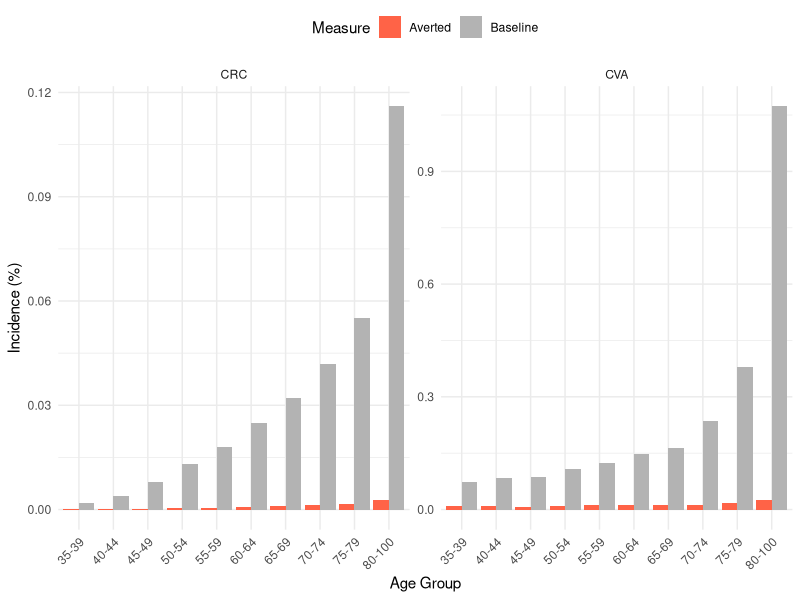
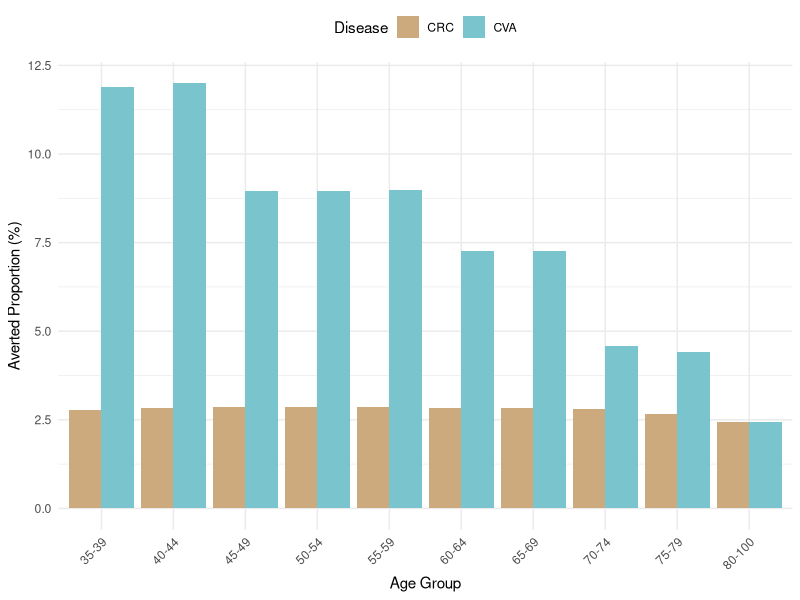
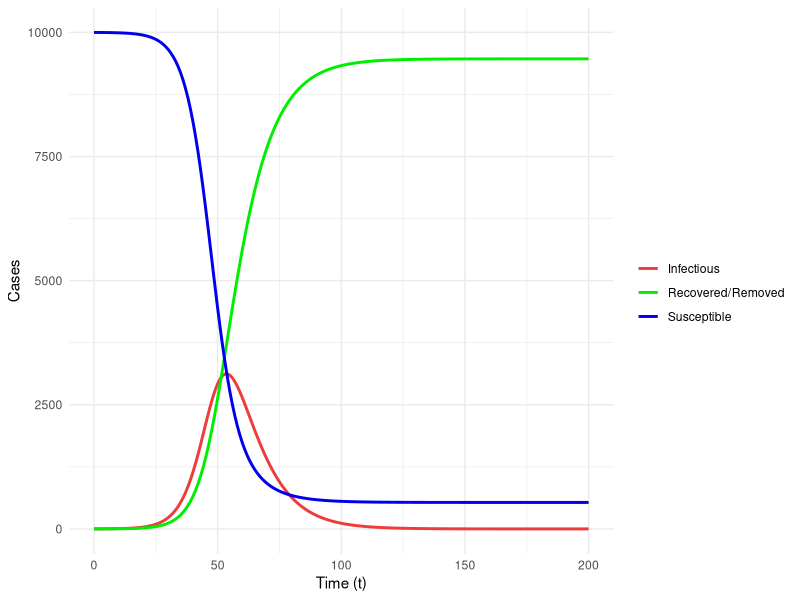
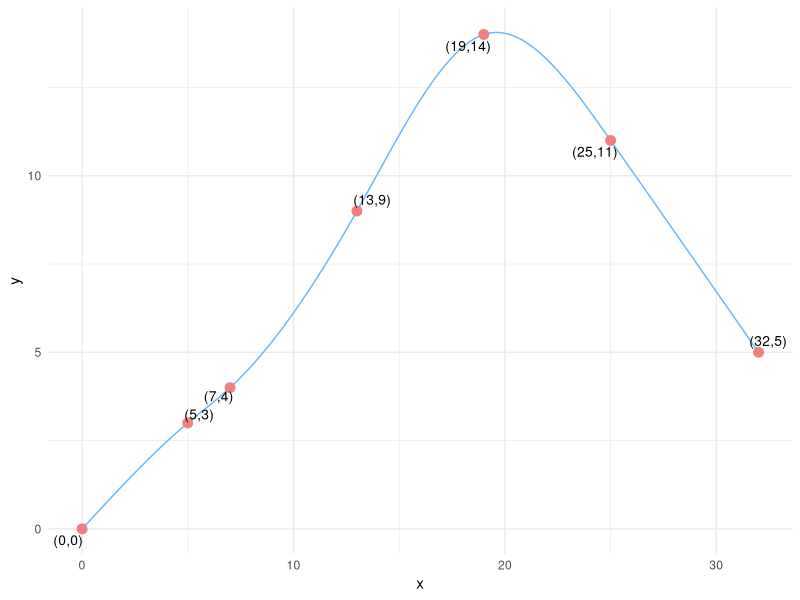
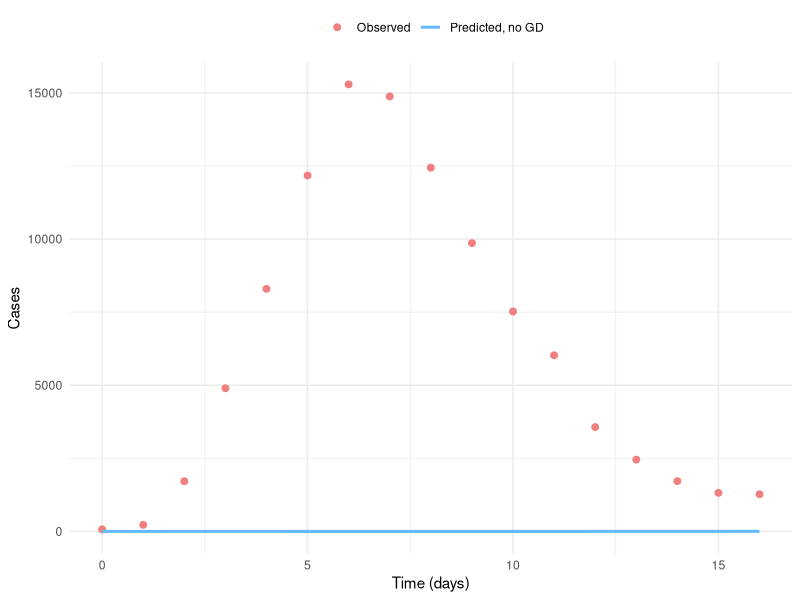
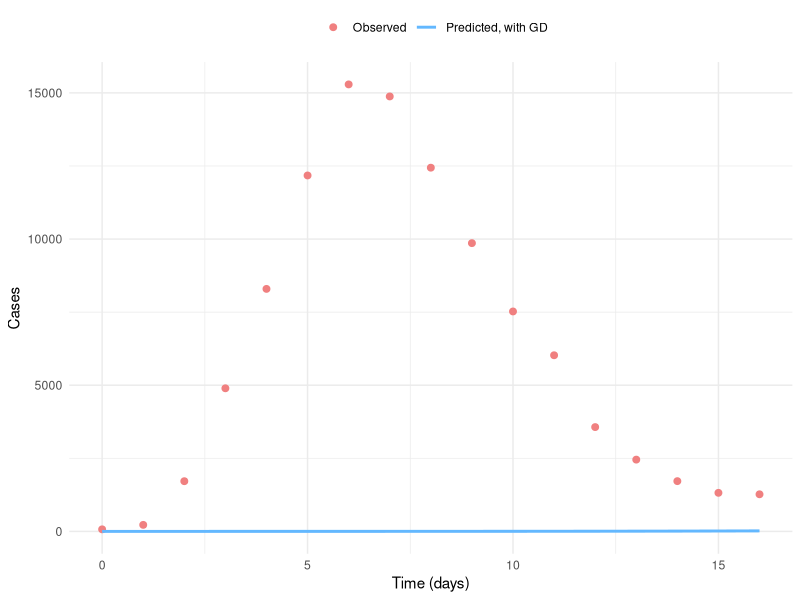
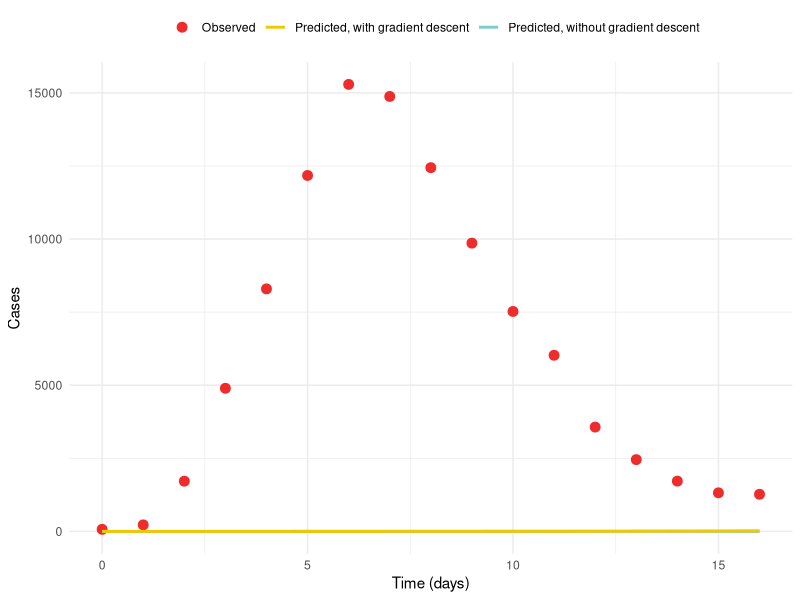
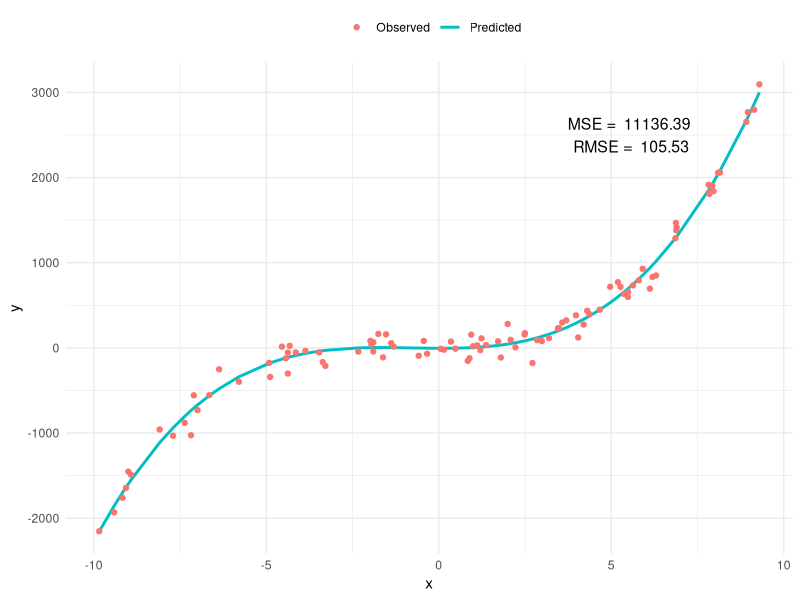

R code for these plots, in order:
## ---- chunk 1
# install.packages("ggrepel")
library(ggrepel)
library(ggplot2)
library(dplyr)
library(tidyr)
library(forcats)
## ---- chunk 2
# Data
data1_input <- read.csv("output_data/Q1_input.csv", header = TRUE)
data1_output <- read.csv("output_data/Q1_output.csv", header = TRUE)

head(data1_input)
head(data1_output)

# Merge datasets
data1 <- data1_input|>
  left_join(data1_output, by = "AgeGroup")

# Proportion of baseline and averted cases
data1_propCases <- data1|>
  mutate(CRC_base_pct = (CRC_base / CohortSize),
         CRC_averted_pct = (CRC_averted / CohortSize),
         
         CVA_base_pct = (CVA_base/ CohortSize),
         CVA_averted_pct = (CVA_averted / CohortSize) 
         )|>
  pivot_longer(cols = c(CRC_base_pct, CRC_averted_pct, CVA_base_pct, CVA_averted_pct),
               names_to = "Type",
               values_to = "Incidence")|>
  mutate(Disease = ifelse(grepl("CRC", Type), "CRC", "CVA"),
         Measure = ifelse(grepl("base", Type), "Baseline", "Averted"))|>
  select(AgeGroup, Disease, Measure, Incidence)
head(data1_propCases)

# Proportion of averted cases
data1_propAverted <- data1|>
  mutate(CRC_pct_averted = CRC_averted / CRC_base,
         CVA_pct_averted = CVA_averted / CVA_base)|>
  pivot_longer(cols = c(CRC_pct_averted, CVA_pct_averted),
               names_to = "Type",
               values_to = "Averted_prop")|>
  mutate(Disease = ifelse(grepl("CRC", Type), "CRC", "CVA"))|>
  select(AgeGroup, Disease, Averted_prop)
head(data1_propAverted)
## ---- chunk 3
# Plot: Incidence
ggplot(data1_propCases, aes(x = AgeGroup, y = Incidence, fill = Measure))+
  geom_bar(stat = "identity", position = "dodge")+
  facet_wrap(~Disease, scales = "free_y")+
  scale_y_continuous(labels = scales::label_number(scale = 100))+
  scale_fill_manual(values = c("Baseline" = "grey70",
                               "Averted" = "#FF6347"))+
  labs(x = "Age Group",
       y = "Incidence (%)")+
  theme_minimal()+
  theme(legend.position = "top",
        axis.text.x = element_text(angle = 45, hjust = 1))

# Plot: Averted proportion
ggplot(data1_propAverted, aes(x = AgeGroup, y = Averted_prop, fill = Disease))+
  geom_bar(stat = "identity", position = "dodge")+
  scale_y_continuous(labels = scales::label_number(scale = 100))+
  scale_fill_manual(values = c("CRC" = "#CDAA7D",
                               "CVA" = "#7AC5CD"))+
  labs(x = "Age Group",
       y = "Averted Proportion (%)",
       fill = "Disease")+
  theme_minimal()+
  theme(legend.position = "top",
        axis.text.x = element_text(angle = 45, hjust = 1))
## ---- chunk 4
# Load data
data2c <- read.csv("output_data/Q2c.csv", header = TRUE)
head(data2c)

# Convert to long format
data2c_long <- data2c|>
  pivot_longer(cols = c(S, I, R),
               names_to = "Compartments",
               values_to = "Value")
head(data2c_long)

# Plot
ggplot(data2c_long, aes(x = t, y = Value, colour = Compartments))+
  geom_line(size = 1)+
  scale_colour_manual(values = c("S" = "#0000EE",
                                 "I" = "#EE3B3B",
                                 "R" = "#00EE00"),
                      labels = c("S" = "Susceptible",
                                 "I" = "Infectious",
                                 "R" = "Recovered/Removed"))+
  labs(
    x = "Time (t)",
    y = "Cases",
    colour = "",
  )+
  theme_minimal()
## ---- chunk 5
data3_org <- data.frame(
  x = c(0, 5, 7, 13, 19, 25, 32),
  y = c(0, 3, 4, 9, 14, 11, 5)
)
head(data3_org)

data3_spline <- read.csv("./output_data/Q3_spline.csv", header = TRUE)
head(data3_spline)

data3_coefs <- read.csv("./output_data/Q3_coefs.csv", header = TRUE)
head(data3_coefs)
## ---- chunk 6
ggplot()+
  geom_line(data = data3_spline, aes(x = x, y = y), colour = "steelblue1")+
  geom_point(data = data3_org, aes(x = x, y = y), colour = "lightcoral", size = 3)+
  geom_text_repel(data = data3_org,
                  aes(x = x, y = y, label = paste0("(", x, ",", y, ")")),
                  size = 3.5)+
  theme_minimal()
## ---- chunk 7
data3_coefs |>
  mutate(across(where(is.numeric), ~ round(., digits = 3)))
## ---- chunk 8
# Read data
data6b <- read.csv("output_data/Q6b.csv", header = TRUE) # simulated (predicted)
head(data6b)

# Plot
ggplot(data6b, aes(x = t_day)) +
  geom_point(aes(y = case_obs, colour = "Observed"), size = 2)+
  geom_line(aes(y = case_pred, colour = "Predicted, no GD"), size = 1)+
  scale_colour_manual(values = c("Observed" = "lightcoral", 
                                "Predicted, no GD" = "steelblue1"))+
  labs(
    x = "Time (days)",
    y = "Cases",
    color = ""
  )+
  theme_minimal()+
  theme(
    legend.position = "top",
    plot.title = element_text(hjust = 0.5)
  )
## ---- chunk 9
data6e <- read.csv("output_data/Q6e.csv", header = TRUE)
head(data6e)

# Plot
ggplot(data6e, aes(x = t_day))+
  geom_point(aes(y = case_obs, colour = "Observed"), size = 2)+
  geom_line(aes(y = case_pred, colour = "Predicted, with GD"), size = 1)+
  scale_colour_manual(values = c("Observed" = "lightcoral",
                                 "Predicted, with GD" = "steelblue1"))+
  labs(
    x = "Time (days)",
    y = "Cases",
    colour = ""
  )+
  theme_minimal()+
  theme(
    legend.position = "top",
    plot.title = element_text(hjust = 0.5)
  )
## ---- chunk 10
 data6_combined <- data6b|>
  rename(case_initial = case_pred)|>
  left_join(data6e|>
              select(t_day, case_pred)|>
              rename(case_final = case_pred),
            by = "t_day")
head(data6_combined)

# Plot
ggplot(data6_combined, aes(x = t_day))+
  geom_point(aes(y = case_obs, colour = "Observed"), size = 3)+
  geom_line(aes(y = case_initial, colour = "Predicted, without gradient descent"), size = 1)+
  geom_line(aes(y = case_final, colour = "Predicted, with gradient descent"), size = 1)+
  scale_colour_manual(values = c("Observed" = "#EE2C2C",
                                 "Predicted, without gradient descent" = "#79CDCD",
                                 "Predicted, with gradient descent" = "#EEC900"))+
  labs(
    x = "Time (days)",
    y = "Cases",
    colour = ""
  )+
  theme_minimal()+
  theme(
    legend.position = "top"
  )
## ---- chunk 11
# Data
data7 <- read.csv("output_data/Q7a.csv", header = TRUE)
head(data7)

# Check range
range <- max(data7$y_true) - min(data7$y_true)
cat("Predicted case range:", range, "\n")

# Compute RMSE and relative error
mse <- 11136.385001392886
rmse <- sqrt(mse)
relative_error = rmse/range
cat("Relative error", relative_error)

# Plot
ggplot(data7, aes(x = x))+
  geom_line(aes(y = y_pred, colour = "Predicted"), linewidth = 1)+
  geom_point(aes(y = y_true, colour = "Observed"), linewidth = 1)+
  labs(
    x = "x",
    y = "y",
    colour = ""
  )+
  annotate(
    "text",
    x = max(data7$x)*0.6,
    y = 2500,
    label = paste("MSE = ", round(mse, 2), "\nRMSE = ", round(rmse, 2)),
    size = 4
  )+
  theme_minimal()+
  theme(legend.position = "top")
## ---- chunk 12
# Data
data8a <- read.csv("output_data/Q8.csv")
head(data8a)

# Plot
ggplot(data8a, aes(x = x, y = y)) +
  geom_path(colour = "steelblue1") +
  geom_point(size = 2) +
  annotate("point", x = data8a$x[1], y = data8a$y[1],
           colour = "red", size = 3)+
  geom_text(aes(label = City), vjust = -0.5, size = 3)+
  theme_minimal()
## ---- chunk 13
# Data
data9a <- read.csv("output_data/Q9a.csv", header = TRUE)
table(data9a$Country)

data9a_sampled <- data9a|>
  count(Country)|>
  mutate(prop_simulated = n/sum(n))|>
  select(-n)
head(data9a_sampled)

# Empirical data
data_emp <- data.frame(
  Country = c("Nigeria","Ethiopia","Egypt","DRC","Tanzania", "South Africa","Kenya","Sudan","Uganda","Algeria"),
  Count = c(228,129,115,106,67,63,55,50,49,46)
)
data_emp$prop_org <- data_emp$Count/sum(data_emp$Count) # compute probability
head(data_emp)

# Merge datasets
data9a_comb <- data9a_sampled|>
  left_join(data_emp|>
              dplyr::select(Country, prop_org),
            by = "Country")|>
  pivot_longer(cols = c(prop_simulated, prop_org),
               names_to = "Type",
               values_to = "Value")
head(data9a_comb)

# Plot
ggplot(data9a_comb, aes(x = reorder(Country, Value), y = Value, fill = Type))+
  geom_bar(stat = "identity", position = "dodge")+
  scale_fill_manual(values = c("prop_simulated" = "#87CEFF",
                               "prop_org" = "grey70"),
                    labels = c("Sampled", "Original"))+
  labs(x = "Country",
       y = "Proportion",
       fill = "")+
  theme_minimal()+
  theme(legend.position = "top")
## ---- chunk 14
# Data
data9b <- read.csv("output_data/Q9b.csv", header = TRUE)
head(data9b)

# Plot

# binomial mean = (number or trials)*(probability of success)
mu <- 1e6*0.01
# binomial variance = np(1-p)
sigma <- sqrt(1e6 * 0.01 * (1 - 0.01)) 

ggplot(data9b, aes(x = x))+
  geom_histogram(aes(y = after_stat(density)),
                 bins = 30,
                 fill = "lightgrey",
                 colour = "black")+
  geom_density(aes(colour = "Estimated density"),
               linewidth = 1,
               key_glyph = "path")+
  stat_function(aes(colour = "Normal approximation"),
                fun = dnorm,
                args = list(mean = mu, sd = sigma),
                linewidth = 1)+
  scale_colour_manual(values = c("Estimated density" = "blue",
                                 "Normal approximation" = "red"))+
  labs(x = "x",
       y = "Density",
       colour = "")+
  theme_minimal()+
  theme(legend.position = "top")
## ---- chunk 15
# Data
data9b_gamma <- read.csv("output_data/Q9b_gamma.csv", header = TRUE)
head(data9b_gamma)

# Plot

# binomial mean = (number or trials)*(probability of success)
mu <- 1e6*0.01
# binomial variance = np(1-p)
sigma <- sqrt(1e6 * 0.01 * (1 - 0.01)) 

ggplot(data9b_gamma, aes(x = x))+
  geom_histogram(aes(y = after_stat(density)),
                 bins = 30,
                 fill = "lightgrey",
                 colour = "black")+
  geom_density(aes(colour = "Estimated density"),
               linewidth = 1,
               key_glyph = "path")+
  stat_function(aes(colour = "Normal approximation"),
                fun = dnorm,
                args = list(mean = mu, sd = sigma),
                linewidth = 1)+
  scale_colour_manual(values = c("Estimated density" = "blue",
                                 "Normal approximation" = "red"))+
  labs(x = "x",
       y = "Density",
       colour = "")+
  theme_minimal()+
  theme(legend.position = "top")
## ---- chunk 16
# Data
data9c <- read.csv("output_data/Q9c.csv", header = TRUE)
head(data9c)

# Plot
ggplot(data9c, aes(x = x))+
  geom_histogram(aes(y = after_stat(density)),
                 bins = 30,
                 fill = "lightgrey",
                 colour = "black")+
  geom_density(aes(colour = "Estimated density"),
               linewidth = 1,
               key_glyph = "path")+
  stat_function(aes(colour = "Theoretical Beta density"),
                fun = dbeta,
                args = list(shape1 = 9, shape2 = 3),
                linewidth = 1)+
  scale_colour_manual(values = c("Estimated density" = "blue",
                                 "Theoretical Beta density" = "red"))+
  labs(x = "x",
       y = "Density",
       colour = "")+
  theme_minimal()+
  theme(legend.position = "top")
## ---- chunk 17
# Data
data9d <- read.csv("output_data/Q9d.csv", header = TRUE)
head(data9d)

# Plot
z <- integrate(function(x) 5*cos(x^2) - 2*x + 25, lower = -10, upper = 10)$value

ggplot(data9d, aes(x = x))+
  geom_histogram(aes(y = after_stat(density)),
                 bins = 30,
                 fill = "lightgrey",
                 colour = "black")+
  geom_density(aes(colour = "Estimated density"),
               linewidth = 1, fill = NA,
               key_glyph = "path")+
  stat_function(aes(colour = "Normalised target density"),
                fun = function(x) (5*cos(x^2) - 2*x + 25)/z,
                linewidth = 1)+
  scale_colour_manual(values = c("Estimated density" = "blue",
                                 "Normalised target density" = "red"))+
  labs(x = "x",
       y = "Density",
       colour = "")+
  theme_minimal()+
  theme(legend.position = "top")
## ---- chunk 18
# Data
data9e <- read.csv("output_data/Q9e.csv")
head(data9e)

# Plot A
ggplot(data9e, aes(x = A))+
  geom_histogram(aes(y = after_stat(density)),
                 bins = 30,
                 fill = "lightgrey",
                 colour = "black")+
  geom_density(aes(colour = "Estimated density"),
               key_glyph = "path")+
  scale_colour_manual(values = c("Estimated density" = "blue"))+
  labs(x = "A", y = "Density", colour = "")+
  theme_minimal()+
  theme(legend.position = "top")

# Plot B
ggplot(data9e, aes(x = B))+
  geom_histogram(aes(y = after_stat(density)),
                 bins = 30,
                 fill = "lightgrey",
                 colour = "black")+
  geom_density(aes(colour = "Estimated density"),
               key_glyph = "path")+
  scale_colour_manual(values = c("Estimated density" = "blue"))+
  labs(x = "B", y = "Density", colour = "")+
  theme_minimal()+
  theme(legend.position = "top")

# Scatterplot
rho_val <- round(cor(data9e$A, data9e$B), 3)

ggplot(data9e, aes(x = A, y = B))+
  geom_point(alpha = 0.5, colour = "steelblue1")+
  geom_smooth(method = "lm",
              se = FALSE,
              aes(colour = "Regression line"),
              linewidth = 1)+
  scale_colour_manual(values = c("Regression line" = "red"))+
  labs(x = "A", y = "B", colour = "")+
  annotate("text",
           x = quantile(data9e$A, 0.05),,
           y = quantile(data9e$B, 0.95),
           label = as.expression(bquote(rho == .(rho_val))),
           hjust = 0,
           vjust = 1)+
  theme_minimal()+
  theme(legend.position = "top")
